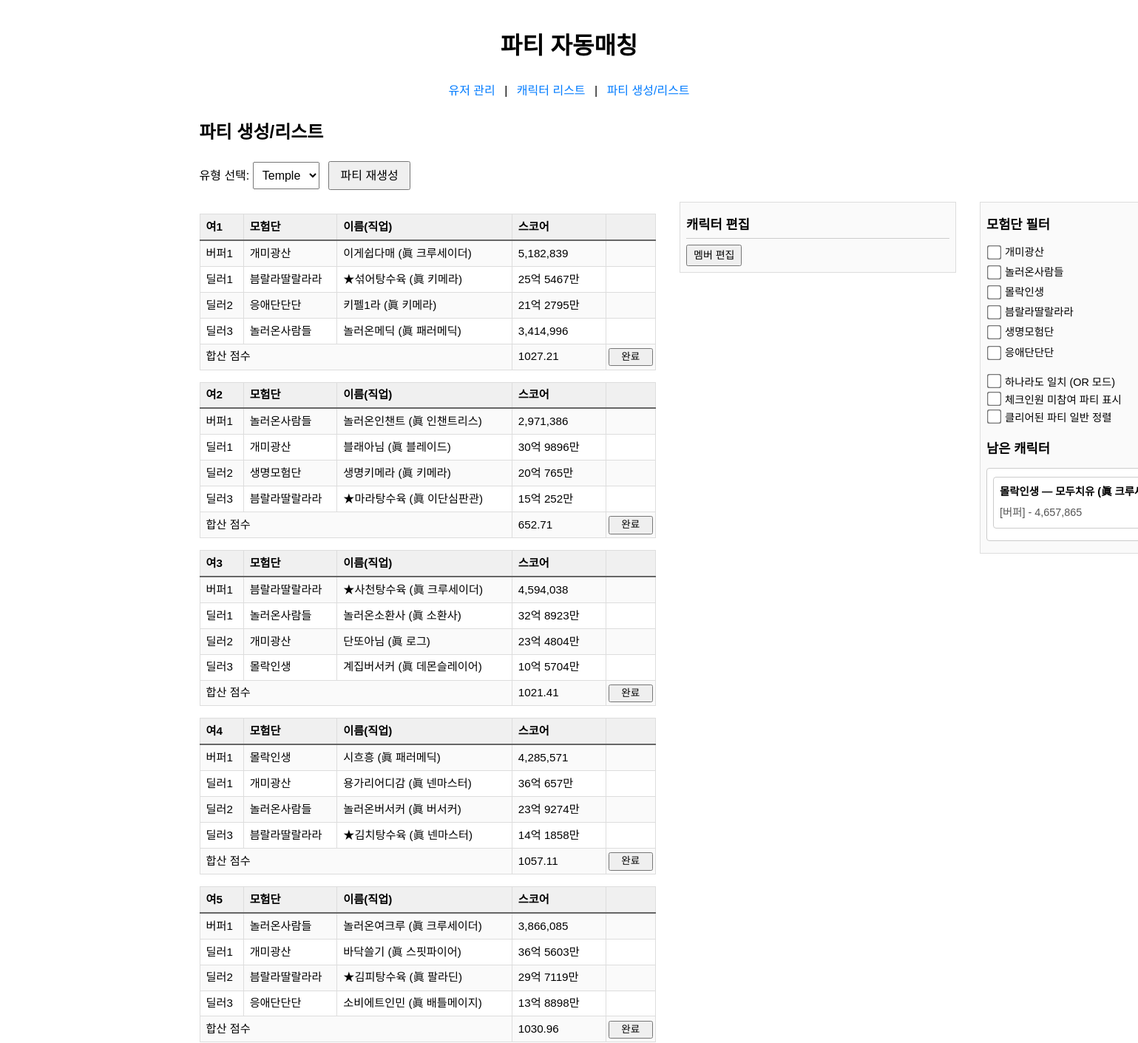
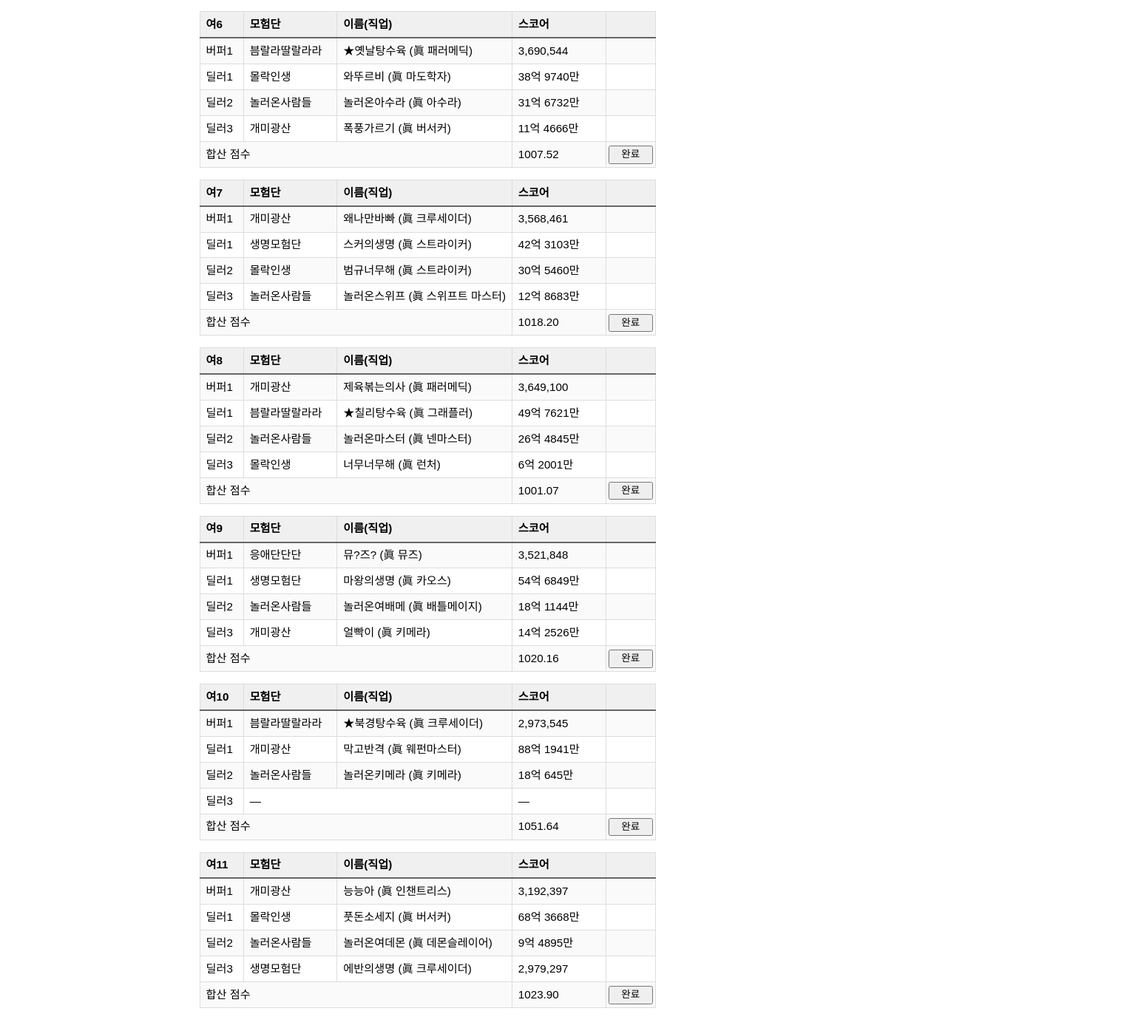
Page /party/ on the earlier database version (2 pictures, top to bottom).
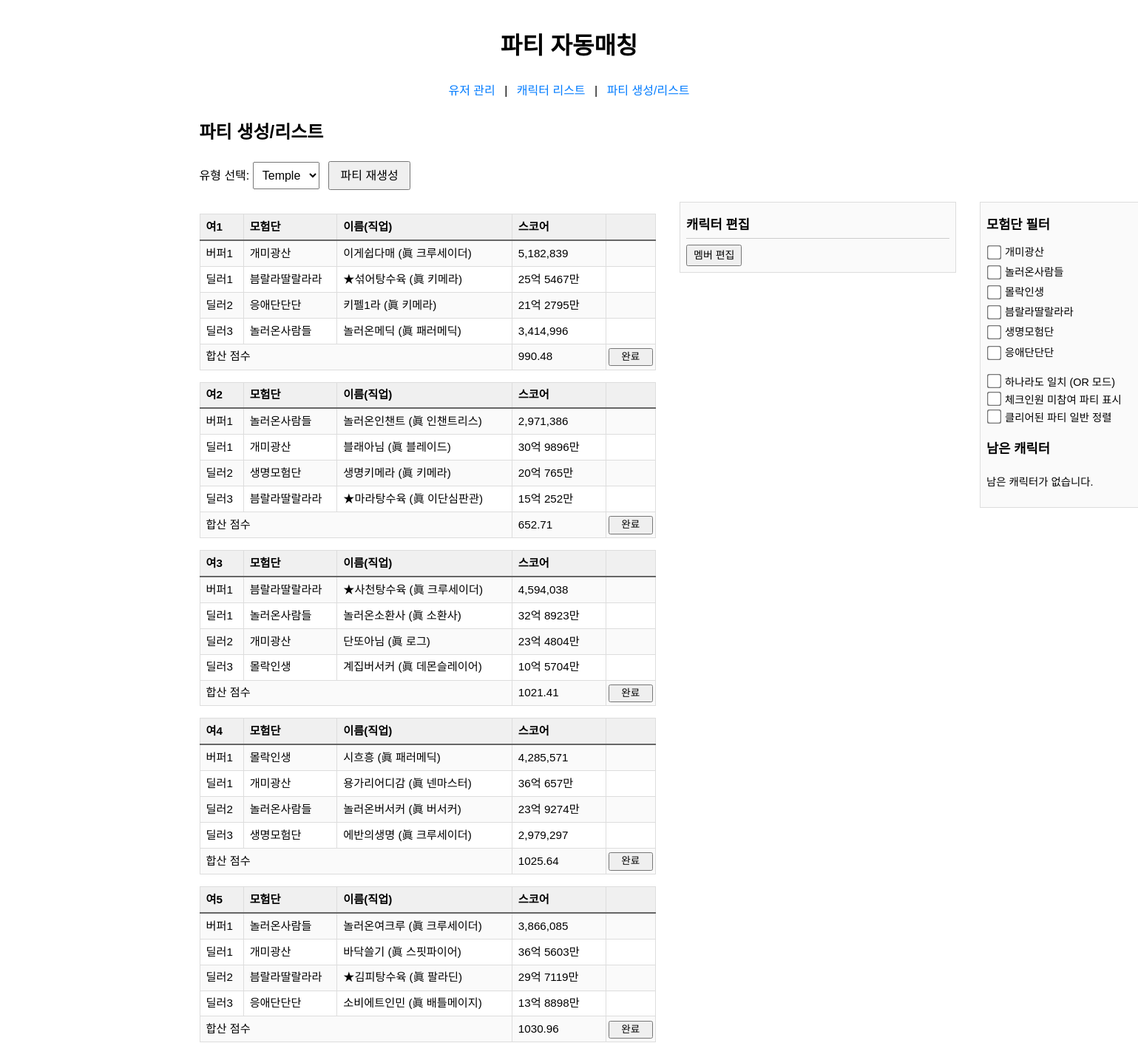
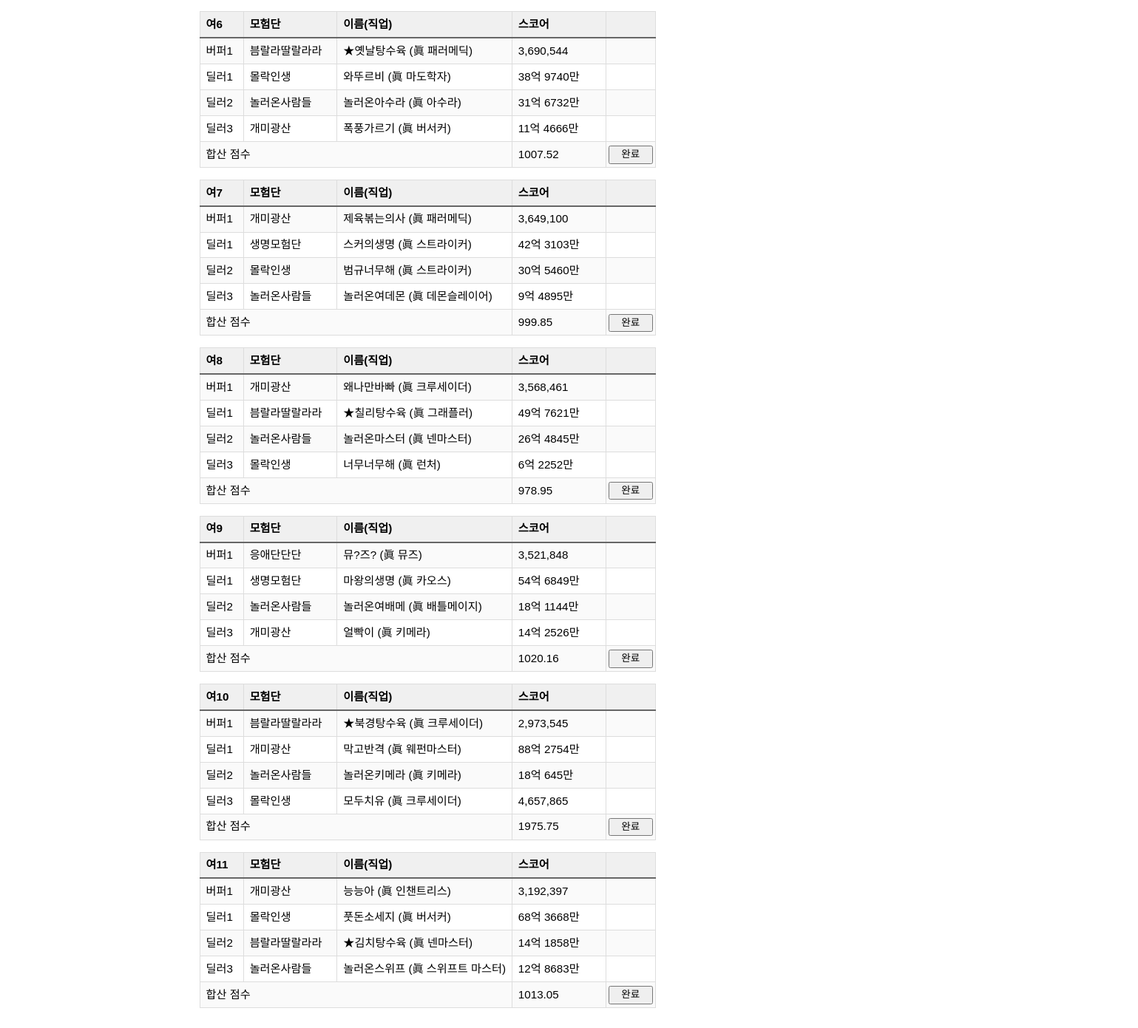
Same page on the later database version (2 pictures, top to bottom).
### tables this page shows
CREATE TABLE "party" (
	"id"	INTEGER,
	"type"	TEXT,
	"buffer"	TEXT,
	"dealer1"	TEXT,
	"dealer2"	TEXT,
	"dealer3"	TEXT,
	"result"	NUMERIC,
	"is_completed"	TEXT,
	PRIMARY KEY("id" AUTOINCREMENT)
);

### blueprints/party.py (the view, shortened to what this page needs)
@party_bp.route('/', methods=['GET', 'POST'])
def list_and_generate():
    role = request.values.get('role', 'temple')
    conn = get_db_connection()
    rows = conn.execute(
        "SELECT id, buffer, dealer1, dealer2, dealer3, result, "
        "       COALESCE(is_completed, 0) AS is_completed "
        "FROM party WHERE type = ? ORDER BY id ASC",
        (role,)
    ).fetchall()
    parties = []
    for r in rows:
        completed_flag = False
        try:
            completed_flag = bool(int(r['is_completed']))
        except Exception:
            completed_flag = bool(r['is_completed'])
        raw_buf = r['buffer']
        if raw_buf:
            buf = json.loads(raw_buf)
            buf['isbuffer'] = bool(int(buf.get('isbuffer', 0)))
        else:
            buf = None
        dealers = []
        for key in ('dealer1', 'dealer2', 'dealer3'):
            raw = r[key]
            if raw:
                d = json.loads(raw)
                d['isbuffer'] = bool(int(d.get('isbuffer', 0)))
                dealers.append(d)
            else:
                dealers.append(None)
        parties.append({
            'id': r['id'],
            'buffer': buf,
            'dealers': dealers,
            'result': r['result'],
            'is_completed': bool(int(r['is_completed'])),
        })
    ab_rows = conn.execute(
        "SELECT character FROM abandonment WHERE type = ? ORDER BY id ASC",
        (role,)
    ).fetchall()
    abandoned = [json.loads(r['character']) for r in ab_rows]
    conn.close()
    return render_template(
        'party.html',
        selected=role,
        parties=parties,
        abandoned=abandoned
    )

### app.py (called while the page is built)
def get_db_connection():
    db_path = os.path.join(current_app.root_path, 'database', 'DB.sqlite')
    conn = sqlite3.connect(db_path)
    conn.row_factory = sqlite3.Row
    return conn

### blueprints/party.py (called while the page is built)
def format_korean(num):
    parts = []
    eok = num // 100_000_000
    if eok:
        parts.append(f"{eok}억")
        num %= 100_000_000
    man = num // 10_000
    if man:
        parts.append(f"{man}만")
    return " ".join(parts) or "0"

### templates/party.html (shortened to what this page needs)
{% extends 'base.html' %}
{% block content %}
  <h2>파티 생성/리스트</h2>
  <div style="margin-bottom:1rem;">
    <form method="get" action="" style="display:inline;">
      <label for="role-select">유형 선택:</label>
      <select id="role-select" name="role" onchange="this.form.submit()">
        <option value="temple" {% if selected=='temple' %}selected{% endif %}>Temple</option>
      </select>
    </form>
    <form method="post" action="" style="display:inline; margin-left:0.5rem;">
      <button type="submit">파티 재생성</button>
    </form>
  </div>
  {% if parties %}
    <div class="party-wrapper">
      {% set prefixes = {'temple':'여','azure':'애','venus':'베'} %}
      <div class="party-list">
        {% for p in parties %}
          {% set partyIndex = loop.index %}
          <table class="border table-auto {% if p.is_completed %}completed{% endif %}" data-id="{{ p.id }}">
            <colgroup>
              <col style="width:7ch">
              <col style="width:15ch">
              <col style="width:28ch">
              <col style="width:15ch">
              <col style="width:8ch">
            </colgroup>
            <thead class="bg-gray-100">
              <tr>
                <th>{{ prefixes[selected] }}{{ loop.index }}</th>
                <th>모험단</th>
                <th>이름(직업)</th>
                <th>스코어</th>
                <th></th>
              </tr>
            </thead>
            <tbody>
			  <tr class="border-b">
				<td>버퍼1</td>
				{% if p.buffer %}
				  <td>{{ p.buffer.adventure }}</td>
				  <td>{{ p.buffer.chara_name }} ({{ p.buffer.job }})</td>
				  <td class="text-right">{{ "{:,}".format(p.buffer.score) }}</td>
				{% else %}
				  <td colspan="2" class="text-center">—</td>
				  <td class="text-right">—</td>
				{% endif %}
				<td class="swap-col">
				</td>
			  </tr>
              {% for i in range(3) %}
                {% set d = p.dealers[i] %}
                <tr class="border-b">
                  <td>딜러{{ i+1 }}</td>
                  {% if d %}
                    <td>{{ d.adventure }}</td>
                    <td>{{ d.chara_name }} ({{ d.job }})</td>
                    <td class="text-right">
                      {% if d.isbuffer %}
                        {{ "{:,}".format(d.score) }}
                      {% else %}
                        <span class="score-text">{{ d.score | int | korean }}</span>
                      {% endif %}
                    </td>
                  {% else %}
                    <td colspan="2" class="text-center">—</td>
                    <td>—</td>
                  {% endif %}
                  <td class="swap-col">
                  </td>
                </tr>
              {% endfor %}
              <tr class="bg-gray-100">
                <td colspan="3" class="text-right font-semibold">합산 점수</td>
                <td class="text-right font-semibold">
                  {{ "{:.2f}".format(p.result) if p.result is not none else '—' }}
                </td>
                <td>
                  {% if not p.is_completed %}
                    <form method="post"
                          action="{{ url_for('party.complete_party') }}"
                          onsubmit="return confirm('이 파티를 던전 클리어 처리하시겠습니까?');">
                      <button type="submit">완료</button>
                    </form>
                  {% endif %}
                </td>
              </tr>
            </tbody>
          </table>
        {% endfor %}
      </div>
      <div class="middle-list">
        <h3>캐릭터 편집</h3>
        <button id="edit-members-btn">멤버 편집</button>
      </div>
      <div class="abandon-list">
        <h3>모험단 필터</h3>
        <ul id="filter-options" class="filter-options"></ul>
        <div class="mode-toggle">
          <label><input type="checkbox" id="filter-mode"> 하나라도 일치 (OR 모드)</label><br>
		  <label><input type="checkbox" id="show-non-participating"> 체크인원 미참여 파티 표시</label><br>
          <label><input type="checkbox" id="show-completed"> 클리어된 파티 일반 정렬</label>
        </div>
        <h3>남은 캐릭터</h3>
        {% if abandoned %}
          <ul class="characters">
            {% for c in abandoned %}
              <li data-char='{{ c|tojson }}'>
                <div class="character-card">
                  <div class="card-top">
                    {{ c.adventure }} — {{ c.chara_name }} ({{ c.job }})
                  </div>
                  <div class="card-bottom">
                    [{{ '버퍼' if c.isbuffer else '딜러' }}] - {{ "{:,}".format(c.score) }}
                  </div>
                </div>
              </li>
            {% endfor %}
          </ul>
        {% else %}
          <p>남은 캐릭터가 없습니다.</p>
        {% endif %}
      </div>
    </div>
  {% else %}
    <p>해당 유형의 파티가 없습니다. 파티 재생성을 눌러주세요.</p>
  {% endif %}
{% endblock %}

### templates/base.html (shortened to what this page needs)
<!doctype html>
<html lang="ko">
<head>
  <link rel="stylesheet" href="{{ url_for('static', filename='style.css') }}">
</head>
<body>
  <header>
    <h1>파티 자동매칭</h1>
    <nav>
      <a href="{{ url_for('users.list_users') }}">유저 관리</a> |
      <a href="{{ url_for('characters.show_characters') }}">캐릭터 리스트</a> |
      <a href="{{ url_for('party.list_and_generate') }}">파티 생성/리스트</a>
    </nav>
  </header>
  <main>
    {% block content %}{% endblock %}
  </main>
</body>
</html>
</body>
</html>

### static/style.css (style rules this page uses)
body { font-family: sans-serif; max-width: 1000px; margin: 0 auto; padding: 1rem; line-height: 1.6; }
header { text-align: center; margin-bottom: 1.5rem; }
nav { margin-top: 0.5rem; }
nav a { margin: 0 0.5rem; text-decoration: none; color: #007bff; }
select { padding: 0.4rem 0.6rem; font-size: 0.9rem; }
button { padding: 0.4rem 0.8rem; font-size: 1rem; line-height: 1.2; cursor: pointer; margin-right: 0.25rem; }
.table, table { width: auto; border-collapse: collapse; font-size: 0.9rem; margin-top: 1rem; }
th, td { border: 1px solid #ddd; padding: 0.4rem 0.8rem; text-align: left; white-space: nowrap; }
thead th { background-color: #f0f0f0; border-bottom: 2px solid #666; }
tbody tr:nth-child(odd) { background-color: #fafafa; }
p { margin-top: 1rem; font-size: 0.9rem; }
@media (min-width: 1024px) and (max-width: 1919px) { body { max-width: 1000px; padding: 1rem; } }
@media (min-width: 1024px) and (max-width: 1919px) { button { padding: 0.5rem 0.9rem; font-size: 1rem; margin-right: 0.4rem; } }
@media (min-width: 1024px) and (max-width: 1919px) { select { padding: 0.5rem; font-size: 1rem; } }
@media (min-width: 1024px) and (max-width: 1919px) { table { font-size: 0.95rem; } }
input[type="checkbox"] { transform: scale(1.5); margin: 0.25rem; }
.party-wrapper { display: flex; align-items: flex-start; gap: 2rem; width: 100%; }
.party-list { flex: 0 0 auto; margin-right: auto; }
.middle-list { flex: 0 0 40ch; position: sticky; top: 1rem; max-height: calc(100vh - 6rem); overflow-y: auto; padding: 0.5rem; border: 1px solid #ddd; background: #fafafa; }
.middle-list h3 { margin-top: 0.5rem; margin-bottom: 0.5rem; font-size: 1.1rem; border-bottom: 1px solid #ccc; padding-bottom: 0.25rem; }
.abandon-list { flex: 0 0 40ch; margin-left: 2rem; position: sticky; top: 1rem; max-height: calc(100vh - 6rem); overflow-y: auto; padding: 0.5rem; border: 1px solid #ddd; background: #fafafa; }
.party-list button, .abandon-list button { padding: 0.10rem 0.5rem; font-size: 0.875rem; line-height: 1.2; }
.party-list table th, .party-list table td { padding: 0.3rem 0.5rem; }
#edit-members-btn { padding: 0.25rem 0.5rem; font-size: 0.875rem; line-height: 1.2; margin: 0; }
.party-list table td:last-child form button { display: inline-block; width: 100%; margin: 0; padding: 0; height: 100%; font-size: 0.85rem; line-height: 1.5em; }
.party-list table td:last-child { padding: 0.2em; text-align: center; vertical-align: middle; }
.party-list table td.swap-col { padding: 0.2em; text-align: center; vertical-align: middle; }
.swap-col { padding: 0; }
.middle-list h3 { border-bottom: 1px solid #ccc; }

### templates/party.html (style rules this page uses)
.party-wrapper { display: flex; align-items: flex-start; gap: 2rem; width: 100%; }
.party-list { flex: 1 1 auto; }
.party-list table { width: 65ch; table-layout: fixed; margin-bottom: 1rem; }
.abandon-list { flex: 0 0 40ch; margin-left: auto; position: sticky; top: 1rem; max-height: calc(100vh - 6rem); overflow-y: auto; padding: 0.5rem; border: 1px solid #ddd; background: #fafafa; }
.abandon-list h3 { margin: 0.5rem 0 0.25rem; font-size: 1.1rem; padding-bottom: 0.25rem; }
.abandon-list .filter-options { list-style: none; padding: 0; margin: 0.5rem 0 1rem; }
.abandon-list .mode-toggle { margin-bottom: 1rem; font-size: 0.9rem; }

Differences in the rows shown:
removed party: prefixes "여", buffer.adventure "개미광산", buffer.chara_name "이게쉽다매", buffer.job "眞 크루세이더", buffer.score "5,182,839", i "1" "2" "3", adventure "븜랄라딸랄라라" "응애단단단" "놀러온사람들", chara_name "★섞어탕수육" "키펠1라" "놀러온메딕", job "眞 키메라" "眞 키메라" "眞 패러메딕", score|korean "25억 5467만" "21억 2795만", score "3,414,996", result "1027.21"
removed party: prefixes "여", buffer.adventure "몰락인생", buffer.chara_name "시흐흥", buffer.job "眞 패러메딕", buffer.score "4,285,571", i "1" "2" "3", adventure "개미광산" "놀러온사람들" "븜랄라딸랄라라", chara_name "용가리어디감" "놀러온버서커" "★김치탕수육", job "眞 넨마스터" "眞 버서커" "眞 넨마스터", score|korean "36억 657만" "23억 9274만" "14억 1858만", result "1057.11"
removed party: prefixes "여", buffer.adventure "개미광산", buffer.chara_name "왜나만바빠", buffer.job "眞 크루세이더", buffer.score "3,568,461", i "1" "2" "3", adventure "생명모험단" "몰락인생" "놀러온사람들", chara_name "스커의생명" "범규너무해" "놀러온스위프", job "眞 스트라이커" "眞 스트라이커" "眞 스위프트 마스터", score|korean "42억 3103만" "30억 5460만" "12억 8683만", result "1018.20"
removed party: prefixes "여", buffer.adventure "개미광산", buffer.chara_name "제육볶는의사", buffer.job "眞 패러메딕", buffer.score "3,649,100", i "1" "2" "3", adventure "븜랄라딸랄라라" "놀러온사람들" "몰락인생", chara_name "★칠리탕수육" "놀러온마스터" "너무너무해", job "眞 그래플러" "眞 넨마스터" "眞 런처", score|korean "49억 7621만" "26억 4845만" "6억 2001만", result "1001.07"
removed party: prefixes "여", buffer.adventure "븜랄라딸랄라라", buffer.chara_name "★북경탕수육", buffer.job "眞 크루세이더", buffer.score "2,973,545", i "1" "2" "3", adventure "개미광산" "놀러온사람들", chara_name "막고반격" "놀러온키메라", job "眞 웨펀마스터" "眞 키메라", score|korean "88억 1941만" "18억 645만", result "1051.64"
removed party: prefixes "여", buffer.adventure "개미광산", buffer.chara_name "능능아", buffer.job "眞 인챈트리스", buffer.score "3,192,397", i "1" "2" "3", adventure "몰락인생" "놀러온사람들" "생명모험단", chara_name "풋돈소세지" "놀러온여데몬" "에반의생명", job "眞 버서커" "眞 데몬슬레이어" "眞 크루세이더", score|korean "68억 3668만" "9억 4895만", score "2,979,297", result "1023.90"
added party: prefixes "여", buffer.adventure "개미광산", buffer.chara_name "이게쉽다매", buffer.job "眞 크루세이더", buffer.score "5,182,839", i "1" "2" "3", adventure "븜랄라딸랄라라" "응애단단단" "놀러온사람들", chara_name "★섞어탕수육" "키펠1라" "놀러온메딕", job "眞 키메라" "眞 키메라" "眞 패러메딕", score|korean "25억 5467만" "21억 2795만", score "3,414,996", result "990.48"
added party: prefixes "여", buffer.adventure "몰락인생", buffer.chara_name "시흐흥", buffer.job "眞 패러메딕", buffer.score "4,285,571", i "1" "2" "3", adventure "개미광산" "놀러온사람들" "생명모험단", chara_name "용가리어디감" "놀러온버서커" "에반의생명", job "眞 넨마스터" "眞 버서커" "眞 크루세이더", score|korean "36억 657만" "23억 9274만", score "2,979,297", result "1025.64"
added party: prefixes "여", buffer.adventure "개미광산", buffer.chara_name "제육볶는의사", buffer.job "眞 패러메딕", buffer.score "3,649,100", i "1" "2" "3", adventure "생명모험단" "몰락인생" "놀러온사람들", chara_name "스커의생명" "범규너무해" "놀러온여데몬", job "眞 스트라이커" "眞 스트라이커" "眞 데몬슬레이어", score|korean "42억 3103만" "30억 5460만" "9억 4895만", result "999.85"
added party: prefixes "여", buffer.adventure "개미광산", buffer.chara_name "왜나만바빠", buffer.job "眞 크루세이더", buffer.score "3,568,461", i "1" "2" "3", adventure "븜랄라딸랄라라" "놀러온사람들" "몰락인생", chara_name "★칠리탕수육" "놀러온마스터" "너무너무해", job "眞 그래플러" "眞 넨마스터" "眞 런처", score|korean "49억 7621만" "26억 4845만" "6억 2252만", result "978.95"
added party: prefixes "여", buffer.adventure "븜랄라딸랄라라", buffer.chara_name "★북경탕수육", buffer.job "眞 크루세이더", buffer.score "2,973,545", i "1" "2" "3", adventure "개미광산" "놀러온사람들" "몰락인생", chara_name "막고반격" "놀러온키메라" "모두치유", job "眞 웨펀마스터" "眞 키메라" "眞 크루세이더", score|korean "88억 2754만" "18억 645만", score "4,657,865", result "1975.75"
added party: prefixes "여", buffer.adventure "개미광산", buffer.chara_name "능능아", buffer.job "眞 인챈트리스", buffer.score "3,192,397", i "1" "2" "3", adventure "몰락인생" "븜랄라딸랄라라" "놀러온사람들", chara_name "풋돈소세지" "★김치탕수육" "놀러온스위프", job "眞 버서커" "眞 넨마스터" "眞 스위프트 마스터", score|korean "68억 3668만" "14억 1858만" "12억 8683만", result "1013.05"
Other differences:
text now shown: "남은 캐릭터가 없습니다."
list line gone: "몰락인생 — 모두치유 ( 眞… [ 버퍼 ] - 4,657,865"
